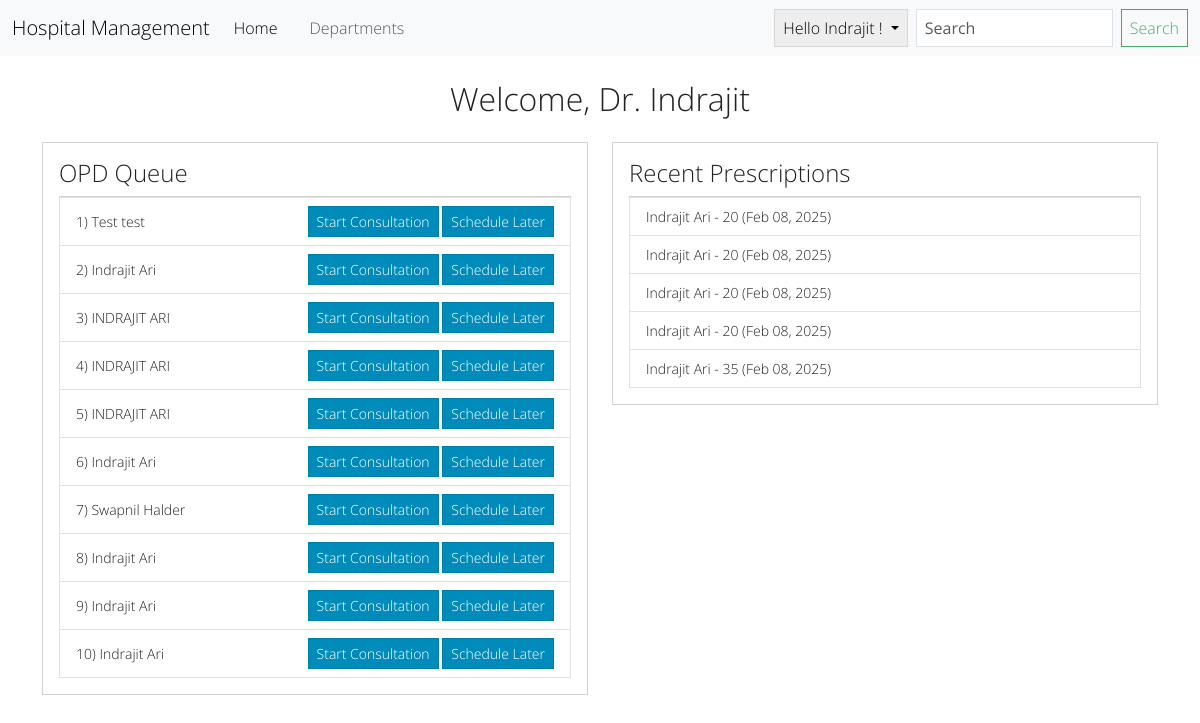
Page /hospital/doctor_dashboard (signed in) on the earlier database version.
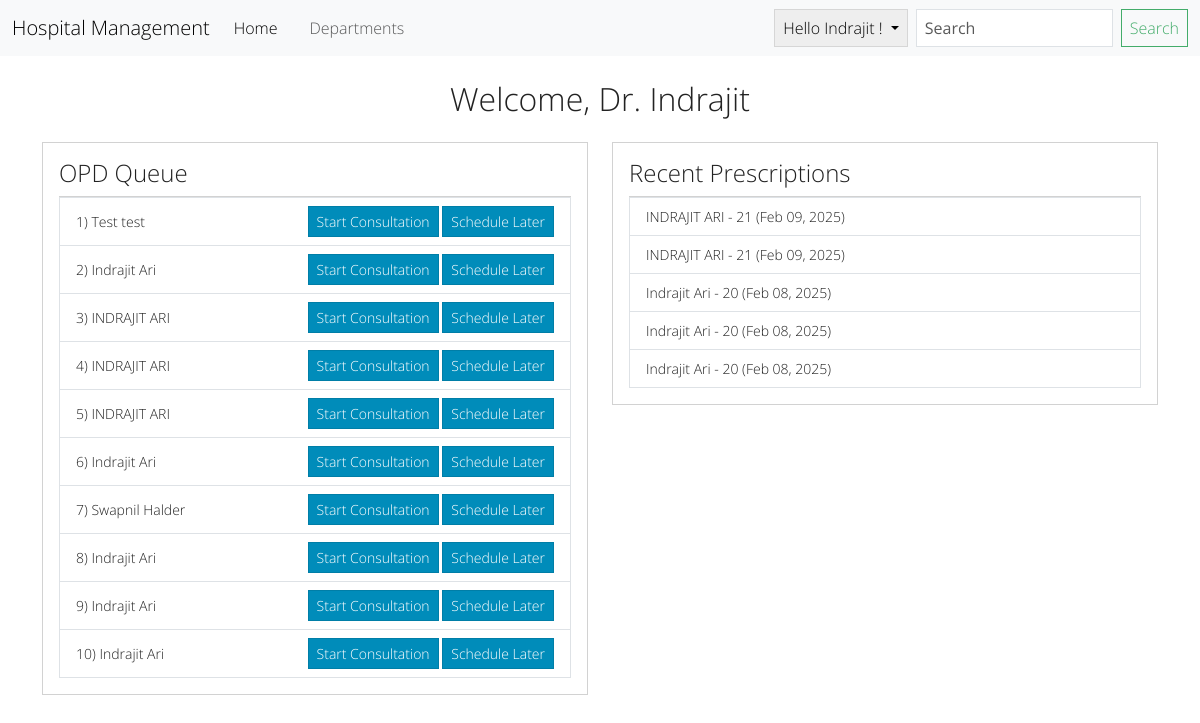
Same page on the later database version.
### hospital/models.py (models this page shows, shortened)
class OPDQueue(models.Model):
    hospital = models.ForeignKey(Hospital, on_delete=models.CASCADE)
    doctor = models.ForeignKey(User, on_delete=models.CASCADE,
                               related_name='doctor_opd_queue', null=True, blank=True)
    patient = models.ForeignKey(User, on_delete=models.CASCADE)
    priority = models.IntegerField(default=0)
    status = models.CharField(choices=[('waiting', 'Waiting'), ('in_consultation',
                              'In Consultation'), ('completed', 'Completed')], default='waiting', max_length=20)
    created_at = models.DateTimeField(auto_now_add=True)
    class Meta:
        ordering = ['priority', 'created_at']

class User(AbstractUser):
    username = None
    first_name = models.CharField(max_length=20)
    last_name = models.CharField(max_length=50)
    email = models.EmailField(unique=True)
    hospital = models.ForeignKey(
        'Hospital', on_delete=models.SET_NULL, null=True, blank=True)
    department = models.ForeignKey(
        Department, on_delete=models.SET_NULL, null=True, blank=True)
    role = models.CharField(max_length=20, choices=[
        ('admin', 'Admin'),
        ('doctor', 'Doctor'),
        ('staff', 'Staff'),
        ('patient', 'Patient')
    ], default='patient')
    groups = models.ManyToManyField(
        Group, related_name="hospital_users", blank=True)
    user_permissions = models.ManyToManyField(
        Permission, related_name="hospital_users_permissions", blank=True)
    abha_id = models.CharField(max_length=15, blank=True, null=True)
    USERNAME_FIELD = 'email'
    REQUIRED_FIELDS = []
    objects = CustomUserManager()

class Prescription(models.Model):
    id = models.AutoField(primary_key=True)
    patient = models.ForeignKey(User, on_delete=models.CASCADE)
    doctor = models.ForeignKey(
        User, on_delete=models.CASCADE, related_name='doctor_prescriptions')
    hospital = models.ForeignKey(Hospital, on_delete=models.CASCADE)
    age = models.IntegerField()
    weight = models.FloatField(blank=True, null=True)
    content = models.TextField()
    medicines = models.ManyToManyField(Medicine, null=True)  # Link medicine
    created_at = models.DateTimeField(auto_now_add=True)
    class Meta:
        ordering = ["created_at"]

### hospital/views.py (the view)
# urls.py: path("doctor_dashboard",views.doctor_dashboard,name="doctor_dashboard"),
@login_required
def doctor_dashboard(request):
    if request.user.role == 'doctor':
        doctor = request.user  # Get the logged-in doctor
        opd_patients = OPDQueue.objects.filter(doctor=doctor).order_by("created_at")
        prescriptions = Prescription.objects.filter(doctor=doctor).order_by("-created_at")
        context = {
        "doctor": doctor,
        "opd_patients": opd_patients,
        "prescriptions": prescriptions,
        }
        return render(request, 'dashboard/doctor.html', context)
    else:
        return redirect('home')

### templates/dashboard/doctor.html (shortened to what this page needs)
{% extends "layout.html" %}
{% block content %}
<div class="container mt-4">
    <h2 class="text-center mb-4">Welcome, Dr. {{ doctor.first_name }} </h2>
    <div class="row">
        <div class="col-md-6">
            <div class="card dashboard-card p-3">
                <h4>OPD Queue</h4>
                <ul class="list-group">
                    {% for queue in opd_patients %}
                        <li class="list-group-item d-flex justify-content-between align-items-center">
                           {{forloop.counter}}) {{ queue.patient.first_name }} {{ queue.patient.last_name }}
                            <div>
                                <a href="{% url 'generate_prescription' queue.id %}" class="btn btn-primary btn-sm">
                                    Start Consultation
                                </a>
                                <a  hx-get="{% url 'schedule_later' queue.id%}" hx  class="btn btn-primary btn-sm"  >
                                    Schedule Later
                                </a>
                            </div>
                        </li>
                    {% empty %}
                        <li class="list-group-item">No patients in the queue.</li>
                    {% endfor %}
                </ul>
            </div>
        </div>
        <div class="col-md-6">
            <div class="card dashboard-card p-3">
                <h4>Recent Prescriptions</h4>
                <ul class="list-group">
                    {% for prescription in prescriptions|slice:":5" %}
                        <li class="list-group-item">
                            {{ prescription.patient.first_name }} {{prescription.patient.last_name}} - {{ prescription.age }} ({{ prescription.created_at|date:"M d, Y" }})
                        </li>
                    {% empty %}
                        <li class="list-group-item">No prescriptions yet.</li>
                    {% endfor %}
                </ul>
            </div>
        </div>
    </div>
</div>
{% endblock %}

Differences in the rows shown:
no longer on this page (row unchanged): Prescription: patient.first_name "Indrajit", patient.last_name "Ari", age "20", created_at "Feb 08, 2025"
no longer on this page (row unchanged): Prescription: patient.first_name "Indrajit", patient.last_name "Ari", age "35", created_at "Feb 08, 2025"
shown differently, row unchanged: OPDQueue (number 8 of 10 on the later page): moves up the list
changed OPDQueue (number 9 of 10 on the later page): moves down the list
added Prescription: patient.first_name "INDRAJIT", patient.last_name "ARI", age "21", created_at "Feb 09, 2025"
added Prescription: patient.first_name "INDRAJIT", patient.last_name "ARI", age "21", created_at "Feb 09, 2025"
